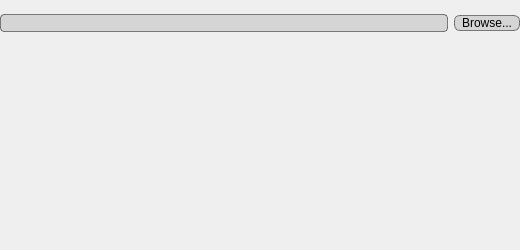
<?xml version="1.0" encoding="UTF-8"?>
<ui version="4.0">
 <class>ROAPageInstall</class>
 <widget class="QWidget" name="ROAPageInstall">
  <property name="geometry">
   <rect>
    <x>0</x>
    <y>0</y>
    <width>520</width>
    <height>250</height>
   </rect>
  </property>
  <property name="minimumSize">
   <size>
    <width>520</width>
    <height>250</height>
   </size>
  </property>
  <property name="maximumSize">
   <size>
    <width>520</width>
    <height>250</height>
   </size>
  </property>
  <property name="windowTitle">
   <string>Form</string>
  </property>
  <property name="styleSheet">
   <string notr="true">color: rgb(0, 0, 0);</string>
  </property>
  <widget class="QWidget" name="horizontalLayoutWidget_2">
   <property name="geometry">
    <rect>
     <x>0</x>
     <y>0</y>
     <width>520</width>
     <height>46</height>
    </rect>
   </property>
   <property name="font">
    <font>
     <family>Ubuntu</family>
     <pointsize>10</pointsize>
    </font>
   </property>
   <layout class="QHBoxLayout" name="hlPath">
    <item>
     <widget class="QLineEdit" name="qlPath">
      <property name="styleSheet">
       <string notr="true">border-width:1px;
border-style:solid;
border-radius:4px;
border-color: rgba(0, 0, 0, 120);
color: rgb(0, 0, 0);
background-color: rgb(213, 213, 213);</string>
      </property>
     </widget>
    </item>
    <item>
     <widget class="QPushButton" name="qbBrowse">
      <property name="autoFillBackground">
       <bool>false</bool>
      </property>
      <property name="styleSheet">
       <string notr="true">border-width:1px;
border-style:solid;
border-radius:6px;
border-color: rgba(0, 0, 0, 120);
background-color: rgb(213, 213, 213);</string>
      </property>
      <property name="text">
       <string>  Browse...  </string>
      </property>
      <property name="autoDefault">
       <bool>false</bool>
      </property>
      <property name="default">
       <bool>false</bool>
      </property>
      <property name="flat">
       <bool>false</bool>
      </property>
     </widget>
    </item>
   </layout>
  </widget>
 </widget>
 <resources/>
 <connections/>
</ui>
